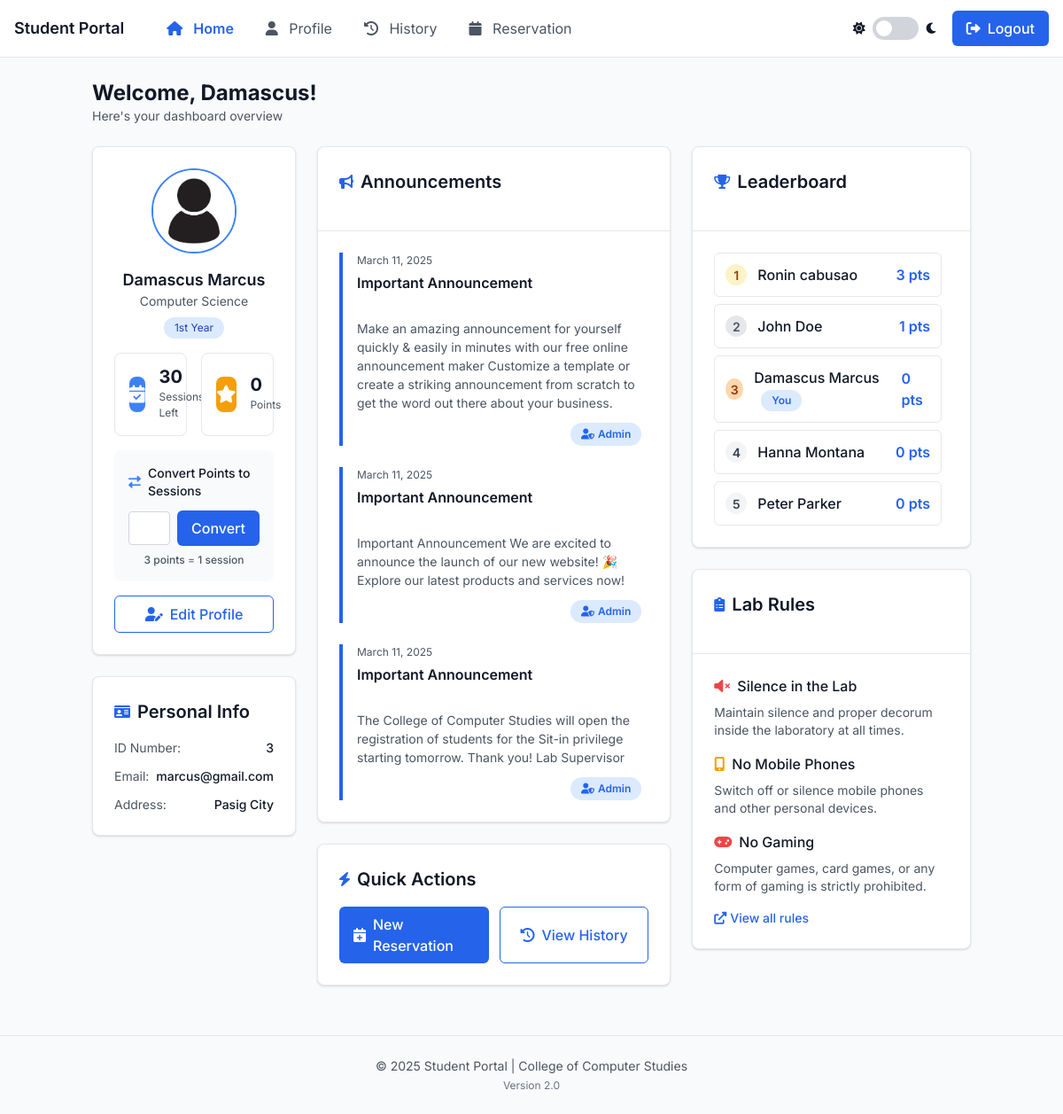
The app's page /dashboard.php (signed in) with its own data.
### tables this page shows
CREATE TABLE `users` (
  `id` int(11) NOT NULL,
  `id_number` varchar(20) NOT NULL,
  `last_name` varchar(50) NOT NULL,
  `is_admin` tinyint(1) NOT NULL DEFAULT 0,
  `first_name` varchar(50) NOT NULL,
  `middle_name` varchar(50) DEFAULT NULL,
  `course_level` varchar(50) NOT NULL,
  `password` varchar(255) NOT NULL,
  `confirm_password` varchar(255) NOT NULL,
  `email` varchar(100) NOT NULL,
  `course` varchar(100) NOT NULL,
  `address` text NOT NULL,
  `created_at` timestamp NOT NULL DEFAULT current_timestamp(),
  `profile_image` varchar(255) DEFAULT 'profile.jpg',
  `sessions_left` int(11) DEFAULT 30,
  `points` int(11) DEFAULT 0
);

CREATE TABLE `announcements` (
  `id` int(11) NOT NULL,
  `title` varchar(255) NOT NULL,
  `content` text NOT NULL,
  `created_at` timestamp NOT NULL DEFAULT current_timestamp()
);

### dashboard.php (the view, shortened to what the rows shown need)
<?php
include 'config.php';
$id_number = $_SESSION["username"];
$sql = "SELECT * FROM users WHERE id_number='$id_number'";
$result = $conn->query($sql);
if ($result->num_rows > 0) {
    $row = $result->fetch_assoc();
    $profile_image = isset($row["profile_image"]) && !empty($row["profile_image"]) ? $row["profile_image"] : 'assets/images/profile.jpg';
    $last_name = $row["last_name"];
    $first_name = $row["first_name"];
    $course_level = $row["course_level"];
    $email = $row["email"];
    $course = $row["course"];
    $address = $row["address"];
    $points = isset($row["points"]) ? $row["points"] : 0;
} else {
    echo "No user found.";
    exit();
}
$sql_sessions = "SELECT sessions_left FROM users WHERE id_number='$id_number'";
$result_sessions = $conn->query($sql_sessions);
if ($result_sessions->num_rows > 0) {
    $row_sessions = $result_sessions->fetch_assoc();
    $sessions_left = $row_sessions["sessions_left"];
} else {
    $sessions_left = "N/A";
}
$sql_leaderboard = "SELECT id_number, first_name, last_name, points
                   FROM users
                   ORDER BY points DESC
                   LIMIT 10";
$result_leaderboard = $conn->query($sql_leaderboard);
$leaderboard = [];
if ($result_leaderboard->num_rows > 0) {
    while ($row = $result_leaderboard->fetch_assoc()) {
        $leaderboard[] = $row;
    }
}
$sql_announcements = "SELECT * FROM announcements ORDER BY created_at DESC";
$result_announcements = $conn->query($sql_announcements);
$announcements = [];
if ($result_announcements->num_rows > 0) {
    while ($row = $result_announcements->fetch_assoc()) {
        $announcements[] = $row;
    }
}
?>
<!DOCTYPE html>
<html lang="en" class="light">
<head>
    <link href="https://cdn.jsdelivr.net/npm/tailwindcss@2.2.19/dist/tailwind.min.css" rel="stylesheet">
    <link rel="stylesheet" href="https://cdnjs.cloudflare.com/ajax/libs/font-awesome/6.0.0-beta3/css/all.min.css">
</head>
<body class="min-h-screen flex flex-col">
    <div class="container mx-auto px-4 py-6 flex-grow">
        <div class="mb-6 fade-in">
            <h1 class="text-2xl font-bold">Welcome, <?php echo $first_name; ?>!</h1>
            <p class="text-sm text-gray-600 dark:text-gray-400">Here's your dashboard overview</p>
        </div>
        <div class="grid grid-cols-1 lg:grid-cols-12 gap-6">
            <div class="lg:col-span-3 space-y-6 fade-in" style="animation-delay: 0.1s;">
                <div class="card p-6">
                    <div class="flex justify-center mb-4">
                        <img src="<?php echo $profile_image; ?>" alt="Profile Image"
                            class="w-24 h-24 rounded-full object-cover border-2 border-blue-500">
                    </div>
                    <div class="text-center mb-4">
                        <h3 class="text-lg font-semibold"><?php echo $first_name . ' ' . $last_name; ?></h3>
                        <p class="text-sm text-gray-600 dark:text-gray-400"><?php echo $course; ?></p>
                        <div class="mt-2 text-xs py-1 px-3 bg-blue-100 dark:bg-blue-900 text-blue-800 dark:text-blue-200 inline-block rounded-full">
                            <?php echo $course_level; ?>
                        </div>
                    </div>
                    <div class="grid grid-cols-2 gap-4 mb-4">
                        <div class="stat-card">
                            <div>
                                <div class="stat-value"><?php echo $sessions_left; ?></div>
                                <div class="stat-label">Sessions Left</div>
                            </div>
                        </div>
                        <div class="stat-card">
                            <div>
                                <div class="stat-value"><?php echo $points; ?></div>
                                <div class="stat-label">Points</div>
                            </div>
                        </div>
                    </div>
                </div>
                <div class="card p-6">
                    <div class="section-header mb-4">
                        <h2>Personal Info</h2>
                    </div>
                    <div class="space-y-3 text-sm">
                        <div class="flex justify-between">
                            <span class="text-gray-600 dark:text-gray-400">Email:</span>
                            <span class="font-medium"><?php echo $email; ?></span>
                        </div>
                        <div class="flex justify-between">
                            <span class="text-gray-600 dark:text-gray-400">Address:</span>
                            <span class="font-medium"><?php echo $address; ?></span>
                        </div>
                    </div>
                </div>
            </div>
            <div class="lg:col-span-5 space-y-6 fade-in" style="animation-delay: 0.2s;">
                <div class="card">
                    <div class="p-6 border-b border-gray-200 dark:border-gray-700">
                        <div class="section-header">
                            <h2>Announcements</h2>
                        </div>
                    </div>
                    <div class="p-6">
                        <?php if (empty($announcements)): ?>
                            <div class="text-center py-10">
                                <div class="inline-block p-3 bg-gray-100 dark:bg-gray-700 rounded-full mb-3">
                                    <i class="fas fa-bell-slash text-gray-400 text-3xl"></i>
                                </div>
                                <p class="font-medium">No announcements available</p>
                                <p class="text-sm text-gray-500 dark:text-gray-400 mt-1">Check back later for updates</p>
                            </div>
                        <?php else: ?>
                            <div class="space-y-6 max-h-[500px] overflow-y-auto pr-2">
                                <?php foreach ($announcements as $announcement): ?>
                                    <div class="announcement">
                                        <div class="announcement-date">
                                            <?php echo date('F j, Y', strtotime($announcement['created_at'])); ?>
                                        </div>
                                        <div class="announcement-title">
                                            <?php echo !empty($announcement['title']) ? htmlspecialchars($announcement['title']) : 'Important Announcement'; ?>
                                        </div>
                                        <div class="announcement-content">
                                            <?php echo nl2br(htmlspecialchars($announcement['content'])); ?>
                                        </div>
                                        <div class="flex justify-end mt-3">
                                            <span class="badge badge-blue">
                                                <i class="fas fa-user-shield mr-1"></i> Admin
                                            </span>
                                        </div>
                                    </div>
                                <?php endforeach; ?>
                            </div>
                        <?php endif; ?>
                    </div>
                </div>
                <div class="card p-6">
                    <div class="section-header mb-4">
                        <h2>Quick Actions</h2>
                    </div>
                </div>
            </div>
            <div class="lg:col-span-4 space-y-6 fade-in" style="animation-delay: 0.3s;">
                <div class="card">
                    <div class="p-6 border-b border-gray-200 dark:border-gray-700">
                        <div class="section-header">
                            <h2>Leaderboard</h2>
                        </div>
                    </div>
                    <div class="p-6">
                        <?php if (empty($leaderboard)): ?>
                            <div class="text-center py-10">
                                <div class="inline-block p-3 bg-gray-100 dark:bg-gray-700 rounded-full mb-3">
                                    <i class="fas fa-users-slash text-gray-400 text-3xl"></i>
                                </div>
                                <p class="font-medium">No leaderboard data</p>
                                <p class="text-sm text-gray-500 dark:text-gray-400 mt-1">Check back later</p>
                            </div>
                        <?php else: ?>
                            <div class="space-y-2 max-h-[350px] overflow-y-auto pr-2">
                                <?php foreach ($leaderboard as $index => $student): ?>
                                    <div class="leaderboard-item <?php echo $student['id_number'] == $id_number ? 'bg-blue-50 dark:bg-blue-900/20 border-blue-300 dark:border-blue-700' : ''; ?>">
                                        <div class="leaderboard-rank <?php
                                            if ($index === 0) echo 'rank-1';
                                            elseif ($index === 1) echo 'rank-2';
                                            elseif ($index === 2) echo 'rank-3';
                                            else echo 'bg-gray-100 dark:bg-gray-700 text-gray-700 dark:text-gray-300';
                                        ?>">
                                            <?php echo $index + 1; ?>
                                        </div>
                                        <div class="leaderboard-name">
                                            <?php echo htmlspecialchars($student['first_name'] . ' ' . $student['last_name']); ?>
                                            <?php if ($student['id_number'] == $id_number): ?>
                                                <span class="ml-2 text-xs badge badge-blue">You</span>
                                            <?php endif; ?>
                                        </div>
                                        <div class="leaderboard-points">
                                            <?php echo htmlspecialchars($student['points']); ?> pts
                                        </div>
                                    </div>
                                <?php endforeach; ?>
                            </div>
                        <?php endif; ?>
                    </div>
                </div>
                <div class="card">
                    <div class="p-6 border-b border-gray-200 dark:border-gray-700">
                        <div class="section-header">
                            <h2>Lab Rules</h2>
                        </div>
                    </div>
                </div>
            </div>
        </div>
    </div>
</body>
</html>

### records on screen
users: first_name "Damascus", profile_image (placeholder picture), last_name "Marcus", course "Computer Science", course_level "1st Year", sessions_left "30", points "0", email "marcus@gmail.com", address "Pasig City", first_name+last_name "Damascus Marcus", id_number "You"
announcements: created_at "March 11, 2025", title "Important Announcement", content "Make an amazing announcement for yourself quickly & easily in minutes with our free online announcement maker Customize a template or create a striking announcement from scratch to get the word out there about your business."
announcements: created_at "March 11, 2025", title "Important Announcement", content "Important Announcement We are excited to announce the launch of our new website! 🎉 Explore our latest products and services now!"
announcements: created_at "March 11, 2025", title "Important Announcement", content "The College of Computer Studies will open the registration of students for the Sit-in privilege starting tomorrow. Thank you! Lab Supervisor"
users: first_name+last_name "Ronin cabusao", points "3"
users: first_name+last_name "John Doe", points "1"
users: first_name+last_name "Hanna Montana", points "0"
users: first_name+last_name "Peter Parker", points "0"

### other values on screen
$id_number "3"
